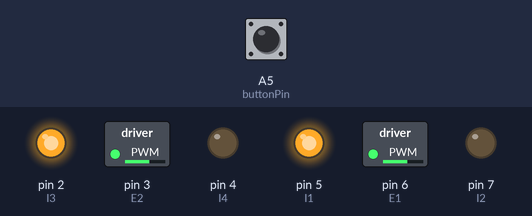
Recording of a sketch running on a simulated Arduino Uno, built with avr-gcc and run on an emulated ATmega328P. Parts: switched loads named in the sketch (green lamp = pin HIGH), output pins drawn as LEDs (lit = HIGH). Dashed ring = blinking. Inputs (shaded band) come from the test bench; at power-on: A5 (buttonPin) HIGH.

Above: at 1.2 s.
1.3 s: A5 (buttonPin) pulled LOW for 0.15 s
At 1.4 s:
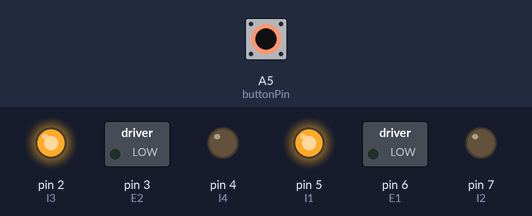
3.2 s: A5 (buttonPin) pulled LOW for 1 s
At 4.0 s:
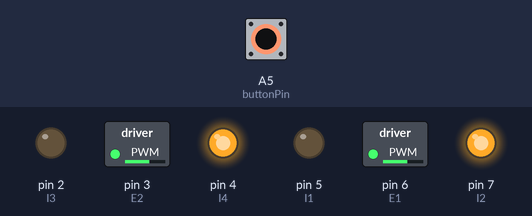
5.7 s: A5 (buttonPin) pulled LOW for 3.2 s
At 7.2 s:
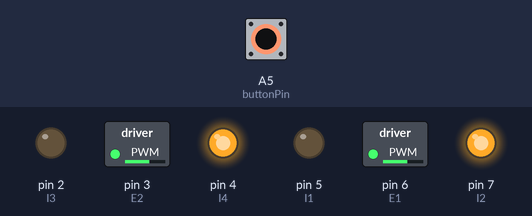
Timing chart, 0 to 10.6 s (numbered marks = the images above; inputs shaded):
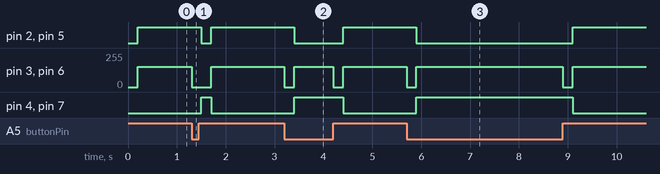

The sketch:

h_bridge_button.ino
```cpp
#define E1 6  // Enable Pin for motor 1
#define E2 3  // Enable Pin for motor 2

#define I1 5  // Control pin 1 for motor 1
#define I2 7  // Control pin 2 for motor 1
#define I3 2  // Control pin 1 for motor 2
#define I4 4  // Control pin 2 for motor 2

#define buttonPin A5     //pin on which the button will be connected

boolean motorState = LOW;

void setup() {
    pinMode(E1, OUTPUT);
    pinMode(E2, OUTPUT);

    pinMode(I1, OUTPUT);
    pinMode(I2, OUTPUT);
    pinMode(I3, OUTPUT);
    pinMode(I4, OUTPUT);


    pinMode(buttonPin, INPUT_PULLUP); //button pin is input. Set it to be 5V standby
}

void loop() {
    if (motorState != digitalRead(buttonPin))
    {
      // change direction

      digitalWrite(E1, LOW);
      digitalWrite(E2, LOW);

      delay(200);

      motorState = !motorState;

      digitalWrite(I1, motorState);
      digitalWrite(I2, !motorState);
      digitalWrite(I3, motorState);
      digitalWrite(I4, !motorState);

      analogWrite(E1, 153); // Run in half speed
      analogWrite(E2, 153); // Run in half speed
    }
}
```

Measured:
- after the input at 1.3 s, pin 2 (I3), pin 5 (I1): HIGH → LOW after 0.20 s, → HIGH 0.20 s later; pin 3 (E2), pin 6 (E1): 153/255 → 0/255 at once, → 153/255 0.40 s later; pin 4 (I4), pin 7 (I2): LOW → HIGH after 0.20 s, → LOW 0.20 s later
- after the input at 3.2 s, pin 2 (I3), pin 5 (I1): HIGH → LOW after 0.20 s, → HIGH 1.0 s later; pin 3 (E2), pin 6 (E1): alternates 153/255 for 0.80 s and 0/255 for 0.20 s, starting at once; pin 4 (I4), pin 7 (I2): LOW → HIGH after 0.20 s, → LOW 1.0 s later
- after the input at 5.7 s, pin 2 (I3), pin 5 (I1): HIGH → LOW after 0.20 s, → HIGH 3.2 s later; pin 3 (E2), pin 6 (E1): alternates 153/255 for 3.0 s and 0/255 for 0.20 s, 4 changes in all, then stays 153/255, starting at once; pin 4 (I4), pin 7 (I2): LOW → HIGH after 0.20 s, → LOW 3.2 s later
